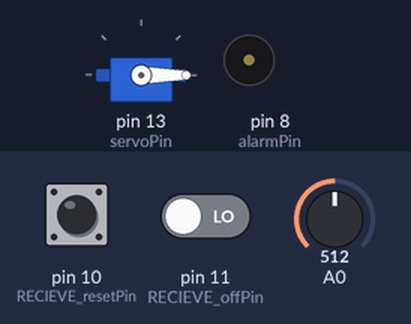
Bench run of a sketch on a simulated Arduino Uno, built with avr-gcc and run on an emulated ATmega328P. Shown: servo, buzzer (waves = sounding). The inputs (shaded band) are chosen by the test bench; at power-on: pin 10 (RECIEVE_resetPin) LOW, pin 11 (RECIEVE_offPin) LOW, A0 = 512. What the sketch prints to the serial monitor is not drawn.

Above: at 1.2 s.
1.3 s: pin 10 (RECIEVE_resetPin) pulled HIGH for 0.15 s
At 2.6 s:
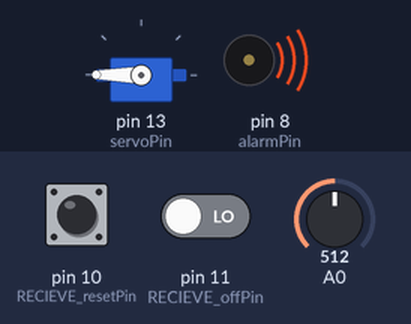
2.9 s: pin 11 (RECIEVE_offPin) driven HIGH
At 3.7 s:
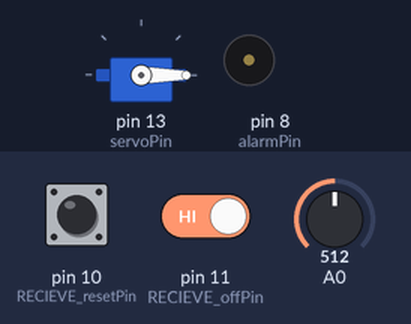
Timing chart, 0 to 5.9 s (numbered marks = the images above; inputs shaded):
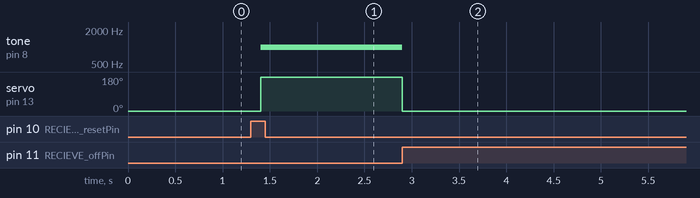

Measured:
- after the input at 1.3 s, tone on pin 8 (alarmPin): silent → 1000 Hz after 0.10 s; servo on pin 13 (servoPin): 0° → 180° after 0.10 s
- after the input at 2.9 s, tone on pin 8 (alarmPin): 1000 Hz → silent at once; servo on pin 13 (servoPin): 180° → 0° at once

The sketch:

pole_brain.ino
```cpp
/**
 * @file Pole System Code
 *
 * @brief Contains the logic and code necessary to run the created Alarm
 * System model of the overall design.  Also includes the necessary
 * connections and setups to connect this Uno with the similar User
 * Interface for sharing info across both boards and systems.
 */

// Include libraries and definitions used
#include <Servo.h>
#define println Serial.println


// Set up global variables used throughout program
const int servoPin = 13;
Servo myServo;
const int alarmPin = 8;

const int RECIEVE_offPin = 11;
const int RECIEVE_resetPin = 10;
int off = false;
int reset = false;
bool on_state = false;

float water_level = 0;
int water_percentage = 0;
bool alarm = false;


// Set up code for running on startup
void setup(){
  // Servo
  myServo.attach(servoPin);
  myServo.write(0);

  // Set pin modes
  pinMode(alarmPin, OUTPUT);
  digitalWrite(alarmPin, LOW);

  pinMode(RECIEVE_offPin, INPUT);
  pinMode(RECIEVE_resetPin, INPUT);

  // Serial.print functionality for testing
  Serial.begin(9600);
}

// Main section ran during execution of program
void loop(){
  // Check water info
  water_level = analogRead(0);
  water_percentage = static_cast<int>((water_level / 800)*100);
  println(water_percentage);

  // Check button states from user interface
  off = digitalRead(RECIEVE_offPin);
  reset = digitalRead(RECIEVE_resetPin);

  if (off == HIGH){on_state = false; alarm = false;}
  else if (reset == HIGH){on_state = true; alarm = false;}

  delay(100);

  // If not off (ON pushed), check for flood levels and execute alarm
  // if detected
  if (on_state){
    if (water_percentage > 60) {alarm = true;}
    else{alarm = false;}

    while (alarm == true){
      tone(alarmPin, 1000);
      myServo.write(180);
      off = digitalRead(RECIEVE_offPin);
      if (off == HIGH){on_state = false; alarm = false;}
    }
    noTone(alarmPin);
    myServo.write(0);
    } else{
    // Make sure everything turned off if system off
    myServo.write(0);
    alarm = false;
    noTone(alarmPin);
  }
}
```
